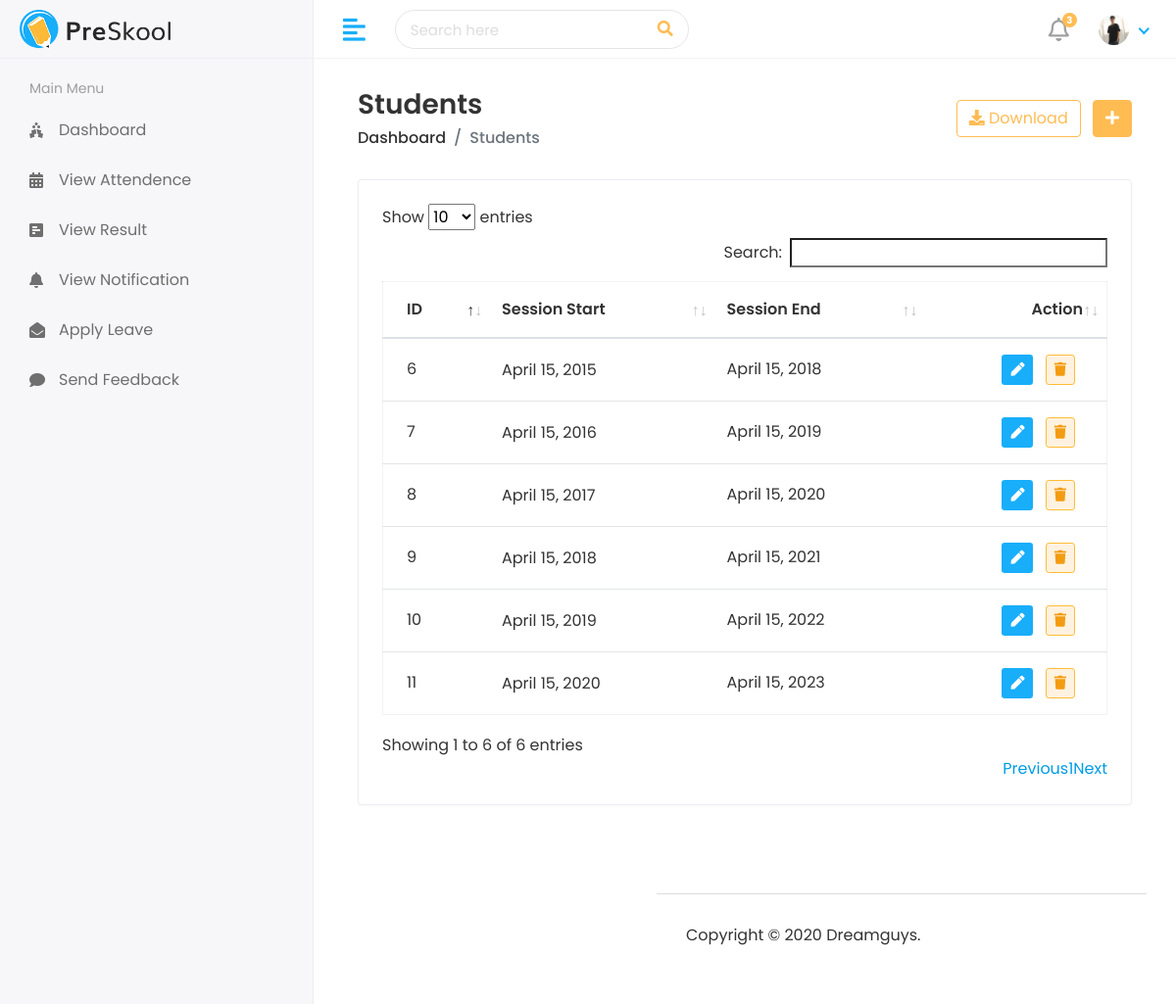
The page /HOD/Session_View (signed in) on the database its author committed.
### StudentApp/models.py (models this page shows, shortened)
class CustomUser(AbstractUser):
    user_type = models.CharField(choices=UserTypes , max_length=20 , default='Student' , null=True)
    username = models.CharField(max_length=44,null=True,unique=True)
    profile = models.ImageField(upload_to='media/profile_pic' , null=True , default='static/assets/img/profiles/avatar-01.jpg')

class Session(models.Model):
    SessionStart = models.DateField()
    SessionEnd = models.DateField()

### StudentApp/HodViews.py (the view)
# urls.py: path('HOD/Session_View' , HodViews.SessionView , name='SessionView'),
@login_required(login_url= '/')
def SessionView(request):
    GetSession = Session.objects.all()
    Context = {
        'Session' : GetSession ,
    }
    return render(request , 'Hod/ViewSession.html' ,Context)

### templates/Hod/ViewSession.html (shortened to what this page needs)
{% extends 'base.html' %}
{% block content %}
<div class="content container-fluid">
    <div class="page-header">
       <div class="row align-items-center">
          <div class="col">
             <h3 class="page-title">Students</h3>
             <ul class="breadcrumb">
                <li class="breadcrumb-item"><a href="index.html">Dashboard</a></li>
                <li class="breadcrumb-item active">Students</li>
             </ul>
          </div>
          <div class="col-auto text-right float-right ml-auto">
             <a href="#" class="btn btn-outline-primary mr-2"><i class="fas fa-download"></i> Download</a>
             <a href="{% url 'SubjectAdd' %}" class="btn btn-primary"><i class="fas fa-plus"></i></a>
          </div>
       </div>
    </div>
    <div class="row">
       <div class="col-sm-12">
          <div class="card card-table">
             <div class="card-body">
                <div class="table-responsive">
                   <table  id="table_id" class="table table-hover table-center mb-0 ">
                      <thead>
                         <tr>
                            <th>ID</th>
                            <th>Session Start</th>
                            <th>Session End</th>
                            <th class="text-right">Action</th>
                         </tr>
                      </thead>
                      <tbody>
                        {% for i in Session %}
                         <tr>
                            <td>{{i.id}}</td>
                            <td>
                               <h2 class="table-avatar">
                                  <a href="student-details.html">{{i.SessionStart }}</a>
                               </h2>
                            </td>
                            <td>{{i.SessionEnd }}</td>
                            <td class="text-right">
                               <div class="actions">
                                  <a href="{% url 'SessionEdit' i.id %}" class="btn btn-sm bg-success-light mr-2">
                                  <i class="fas fa-pen"></i>
                                  </a>
                                  <a href="{% url 'SessionDelete'  i.id %}" class="btn btn-sm bg-warning-light btn-outline-warning mr-2">
                                    <i class="fas fa-trash"></i>
                                  </a>
                            </td>
                         </tr>
                        {% endfor %}
                      </tbody>
                   </table>
                </div>
             </div>
          </div>
       </div>
    </div>
 </div>
{% endblock %}

### templates/includes/header.html (shortened to what this page needs)
{% load static %}
<div class="header">
    <div class="header-left">
       <a href="index.html" class="logo">
       <img src="{% static 'assets/img/logo.png' %}" alt="Logo">
       </a>
    </div>
    <a href="javascript:void(0);" id="toggle_btn">
    <i class="fas fa-align-left"></i>
    </a>
    <div class="top-nav-search">
       <form>
          <input type="text" class="form-control" placeholder="Search here">
          <button class="btn" type="submit"><i class="fas fa-search"></i></button>
       </form>
    </div>
    <ul class="nav user-menu">
       <li class="nav-item dropdown noti-dropdown">
          <a href="#" class="dropdown-toggle nav-link" data-toggle="dropdown">
          <i class="far fa-bell"></i> <span class="badge badge-pill">3</span>
          </a>
       </li>
       <li class="nav-item dropdown has-arrow">
          <a href="#" class="dropdown-toggle nav-link" data-toggle="dropdown">
            {% if not user.profile.url is None and not user.profile.url is "" %}
            <span class="user-img"><img class="rounded-circle" src="{{user.profile.url}}" width="31" alt="Ryan Taylor"></span>
            {% else %}
            <span class="user-img"><img class="rounded-circle" src="{% static 'assets/img/profiles/avatar-01.jpg' %}" width="31" alt="Ryan Taylor"></span>
            {% endif %}
          </a>
       </li>
    </ul>
 </div>

### templates/base.html (style rules this page uses)
* { font-family: 'Poppins' , 'sans-serif'; }

### rows shown on the page
CustomUser: profile (picture)
Session: id "6", SessionStart "April 15, 2015", SessionEnd "April 15, 2018"
Session: id "7", SessionStart "April 15, 2016", SessionEnd "April 15, 2019"
Session: id "8", SessionStart "April 15, 2017", SessionEnd "April 15, 2020"
Session: id "9", SessionStart "April 15, 2018", SessionEnd "April 15, 2021"
Session: id "10", SessionStart "April 15, 2019", SessionEnd "April 15, 2022"
Session: id "11", SessionStart "April 15, 2020", SessionEnd "April 15, 2023"
